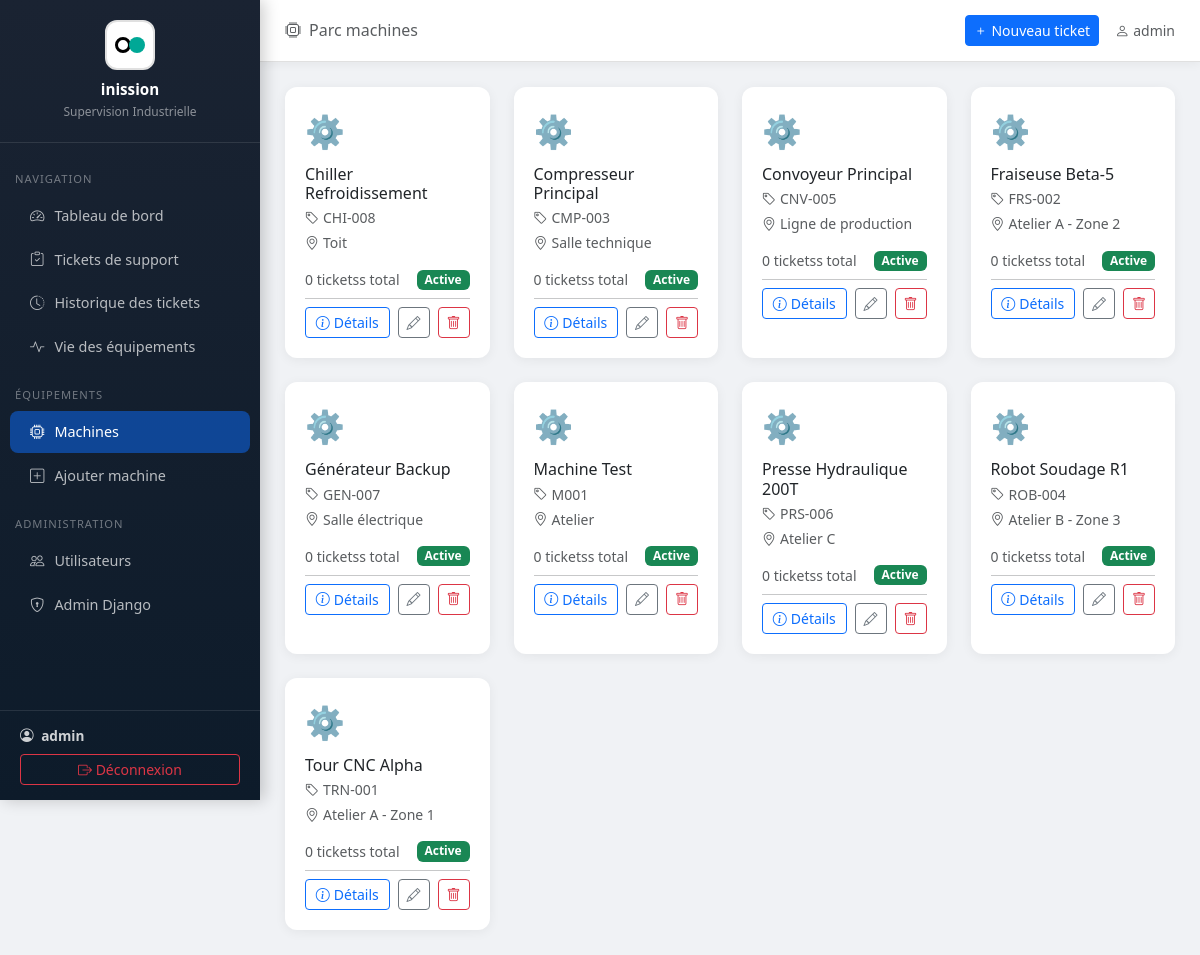
Before: /machines/ (signed in) with the older database file.
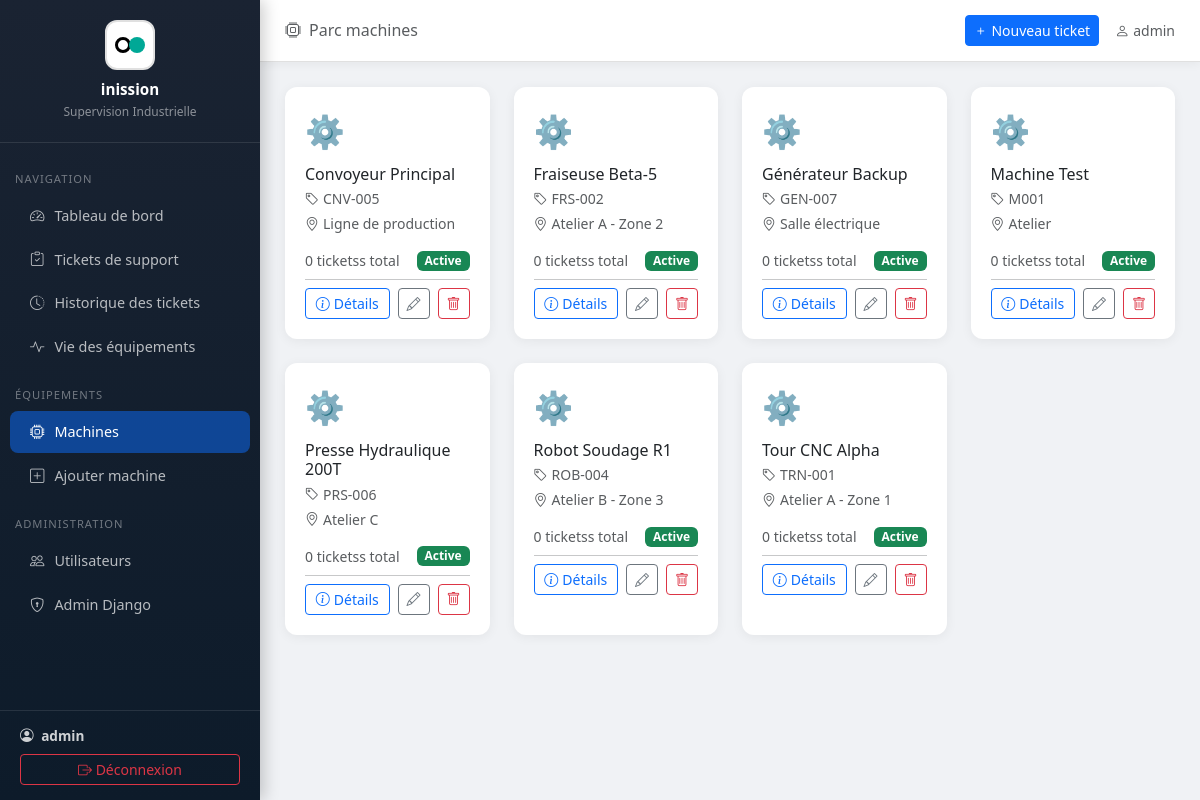
After: the same page with the newer database file.
### tickets/models.py (models this page shows, shortened)
class Machine(models.Model):
    nom = models.CharField(max_length=200, verbose_name="Nom de la machine")
    reference = models.CharField(max_length=100, unique=True, verbose_name="Référence")
    localisation = models.CharField(max_length=200, verbose_name="Localisation / Zone")
    description = models.TextField(blank=True, verbose_name="Description")
    actif = models.BooleanField(default=True, verbose_name="Active")
    date_installation = models.DateField(null=True, blank=True, verbose_name="Date d'installation")
    department = models.ForeignKey('Department', on_delete=models.SET_NULL, null=True, blank=True, verbose_name="Département associé")
    operator = models.ForeignKey('OperatorProfile', on_delete=models.SET_NULL, null=True, blank=True, verbose_name="Opérateur assigné")
    class Meta:
        verbose_name = "Machine"
        verbose_name_plural = "Machines"
        ordering = ['nom']

### tickets/views.py (the view, shortened to what this page needs)
# urls.py: path('machines/', views.machine_list, name='machine_list'),
@login_required
def machine_list(request):
    user = request.user
    profile = getattr(user, 'operatorprofile', None)
    if is_admin_or_supervisor(user):
        if profile and profile.role == 'superviseur' and profile.department:
            machines_qs = Machine.objects.filter(department=profile.department).annotate(
                nb_demandes=Count('ticketsupport'),
                nb_ouvertes=Count('ticketsupport', filter=Q(ticketsupport__statut__in=['en_attente', 'validee', 'en_cours']))
            ).order_by('nom')
        else:
            machines_qs = Machine.objects.annotate(
                nb_demandes=Count('ticketsupport'),
                nb_ouvertes=Count('ticketsupport', filter=Q(ticketsupport__statut__in=['en_attente', 'validee', 'en_cours']))
            ).order_by('nom')
    paginator = Paginator(machines_qs, 24)
    page = request.GET.get('page')
    try:
        machines = paginator.page(page)
    except PageNotAnInteger:
        machines = paginator.page(1)
    except EmptyPage:
        machines = paginator.page(paginator.num_pages)
    return render(request, 'tickets/machine_list.html', {'machines': machines, 'paginator': paginator})

### tickets/templatetags/permissions.py (called while the page is built)
@register.filter
def is_admin_or_supervisor(user):
    if user.is_superuser or user.is_staff:
        return True
    profile = getattr(user, 'operatorprofile', None)
    return profile and profile.role == 'superviseur'

### tickets/views.py (called while the page is built)
def is_admin_or_supervisor(user):
    if user.is_superuser or user.is_staff:
        return True
    profile = getattr(user, 'operatorprofile', None)
    return profile and profile.role == 'superviseur'

### tickets/templates/tickets/machine_list.html (shortened to what this page needs)
{% extends 'tickets/base.html' %}
{% load permissions %}
{% block page_title %}<i class="bi bi-cpu me-2"></i>Parc machines{% endblock %}
{% block content %}
<div class="row g-4">
    {% for machine in machines %}
    <div class="col-md-4 col-lg-3">
        <div class="stat-card h-100" data-machine-id="{{ machine.pk }}" style="position:relative;">
            <div style="font-size:2rem;margin-bottom:10px;">
                {% if machine.actif %}⚙️{% else %}🔴{% endif %}
            </div>
            <h6 class="mb-1">{{ machine.nom }}</h6>
            <p class="text-muted small mb-1">
                <i class="bi bi-tag me-1"></i>{{ machine.reference }}
            </p>
            <p class="text-muted small mb-3">
                <i class="bi bi-geo-alt me-1"></i>{{ machine.localisation }}
            </p>
            <div class="d-flex justify-content-between align-items-center">
                <small class="text-muted" data-field="nb_demandes">{{ machine.nb_demandes }} tickets{{ machine.nb_demandes|pluralize }} total</small>
                <span class="badge {% if machine.actif %}bg-success{% else %}bg-secondary{% endif %}" data-field="status">
                    {% if machine.actif %}Active{% else %}Inactive{% endif %}
                </span>
            </div>
            <hr class="my-2">
            <div class="d-flex gap-2">
                <button class="btn btn-sm btn-outline-primary flex-grow-1"
                        data-bs-toggle="modal"
                        data-bs-target="#machineDetailModal"
                        data-machine-id="{{ machine.pk }}">
                    <i class="bi bi-info-circle me-1"></i>Détails
                </button>
                <a href="{% url 'machine_edit' machine.pk %}" class="btn btn-sm btn-outline-secondary">
                    <i class="bi bi-pencil"></i>
                </a>
                {% if user.is_superuser %}
                <a href="{% url 'machine_delete' machine.pk %}" class="btn btn-sm btn-outline-danger"
                   onclick="return confirm('Êtes-vous sûr de vouloir supprimer cette machine ?');">
                    <i class="bi bi-trash"></i>
                </a>
                {% endif %}
            </div>
        </div>
    </div>
    {% empty %}
    <div class="col-12 text-center py-5 text-muted">
        <i class="bi bi-cpu" style="font-size:4rem;display:block;margin-bottom:15px;"></i>
        Aucune machine enregistrée.<br>
        <a href="{% url 'machine_create' %}" class="btn btn-primary mt-3">Ajouter la première machine</a>
    </div>
    {% endfor %}
</div>
{% endblock %}

### tickets/templates/tickets/base.html (shortened to what this page needs)
{% load permissions %}
<!DOCTYPE html>
<html lang="fr">
<head>
    <link href="https://cdnjs.cloudflare.com/ajax/libs/bootstrap/5.3.2/css/bootstrap.min.css" rel="stylesheet">
    <link href="https://cdnjs.cloudflare.com/ajax/libs/bootstrap-icons/1.11.3/font/bootstrap-icons.min.css" rel="stylesheet">
</head>
<body>
{% if user.is_authenticated %}
<div class="sidebar d-flex flex-column">
    <div class="sidebar-brand flex-shrink-0">
        <div class="brand-icon"></div>
        <h5>inission</h5>
        <small>Supervision Industrielle</small>
    </div>
    <nav class="mt-2 flex-grow-1">
        <div class="sidebar-section">Navigation</div>
        <a href="{% url 'dashboard' %}" class="nav-link {% if request.resolver_match.url_name == 'dashboard' %}active{% endif %}">
            <i class="bi bi-speedometer2"></i><span>Tableau de bord</span>
        </a>
        <a href="{% url 'demande_dashboard' %}" class="nav-link {% if 'demande' in request.resolver_match.url_name %}active{% endif %}">
            <i class="bi bi-clipboard-check"></i><span>Tickets de support</span>
        </a>
            <a href="{% url 'ticket_history_list' %}" class="nav-link {% if request.resolver_match.url_name == 'ticket_history_list' %}active{% endif %}">
                <i class="bi bi-clock-history"></i><span>Historique des tickets</span>
            </a>
        <a href="{% url 'viee_dashboard' %}" class="nav-link {% if 'viee' in request.resolver_match.url_name %}active{% endif %}">
            <i class="bi bi-activity"></i><span>Vie des équipements</span>
        </a>
        {% if user|is_admin_or_supervisor %}
        <div class="sidebar-section">Équipements</div>
        <a href="{% url 'machine_list' %}" class="nav-link {% if 'machine' in request.resolver_match.url_name %}active{% endif %}">
            <i class="bi bi-cpu"></i><span>Machines</span>
        </a>
        <a href="{% url 'machine_create' %}" class="nav-link">
            <i class="bi bi-plus-square"></i><span>Ajouter machine</span>
        </a>
        {% endif %}
        {% if user.is_staff %}
        <div class="sidebar-section">Administration</div>
        <a href="{% url 'user_list' %}" class="nav-link {% if 'user' in request.resolver_match.url_name %}active{% endif %}">
            <i class="bi bi-people"></i><span>Utilisateurs</span>
        </a>
        <a href="/admin/" class="nav-link">
            <i class="bi bi-shield-lock"></i><span>Admin Django</span>
        </a>
        {% endif %}
    </nav>
    <div class="sidebar-footer flex-shrink-0">
        <div class="user-info">
            <i class="bi bi-person-circle me-1"></i>
            <strong>{{ user.get_full_name|default:user.username }}</strong>
        </div>
        <form action="{% url 'logout' %}" method="post" style="margin-top:8px;">
            <button type="submit" class="btn btn-sm btn-outline-danger w-100">
                <i class="bi bi-box-arrow-right"></i> <span>Déconnexion</span>
            </button>
        </form>
    </div>
</div>
<div class="main-content">
    <div class="topbar">
        <h6 class="mb-0 text-muted">{% block page_title %}{% endblock %}</h6>
        <div class="d-flex align-items-center gap-3">
            <a href="{% url 'demande_create' %}" class="btn btn-primary btn-sm">
                <i class="bi bi-plus"></i> Nouveau ticket
            </a>
            <span class="text-muted small"><i class="bi bi-person me-1"></i>{{ user.username }}</span>
        </div>
    </div>
    <div class="page-content">
        {% block content %}{% endblock %}
    </div>
</div>
{% else %}
    {% block auth_content %}{% endblock %}
{% endif %}
</body>
</html>

### tickets/templates/tickets/base.html (style rules this page uses)
:root { --sidebar-width: 260px; --primary: #1a2332; --accent: #0d6efd; --danger: #dc3545; }
body { background: #f0f2f5; font-family: 'Segoe UI', sans-serif; }
.sidebar { width: var(--sidebar-width); background: linear-gradient(180deg, #1a2332 0%, #0d1b2a 100%); min-height: 100vh; position: fixed; top: 0; left: 0; z-index: 1000; overflow-y: auto; overflow-x: hidden; box-shadow: 4px 0 15px rgba(0,0,0,0.2); max-height: 100vh; }
.sidebar-brand { padding: 20px; border-bottom: 1px solid rgba(255,255,255,0.1); text-align: center; }
.sidebar-brand h5 { color: #fff; font-weight: 700; font-size: 0.95rem; margin: 0; }
.sidebar-brand small { color: rgba(255,255,255,0.5); font-size: 0.75rem; }
.sidebar-brand .brand-icon { width: 50px; height: 50px; background: white; border-radius: 12px; display: flex; align-items: center; justify-content: center; margin: 0 auto 10px; font-size: 1.5rem; position: relative; border: 2px solid #e0e0e0; }
.sidebar-brand .brand-icon::before { content: ''; position: absolute; width: 16px; height: 16px; border: 3px solid #000; border-radius: 50%; left: 8px; top: 50%; transform: translateY(-50%); }
.sidebar-brand .brand-icon::after { content: ''; position: absolute; width: 16px; height: 16px; background: #00a896; border-radius: 50%; right: 8px; top: 50%; transform: translateY(-50%); }
.sidebar-section { padding: 10px 15px 5px; font-size: 0.7rem; color: rgba(255,255,255,0.4); text-transform: uppercase; letter-spacing: 1px; margin-top: 10px; }
.sidebar .nav-link { color: rgba(255,255,255,0.7); padding: 10px 20px; border-radius: 8px; margin: 2px 10px; font-size: 0.9rem; transition: all 0.2s; display: flex; align-items: center; gap: 10px; }
.sidebar .nav-link:hover, .sidebar .nav-link.active { background: rgba(13,110,253,0.3); color: #fff; }
.sidebar .nav-link.active { background: rgba(13,110,253,0.5); }
.sidebar-footer { padding: 15px 20px; border-top: 1px solid rgba(255,255,255,0.1); margin-top: 20px; }
.user-info { color: rgba(255,255,255,0.8); font-size: 0.85rem; }
.main-content { margin-left: var(--sidebar-width); min-height: 100vh; }
.topbar { background: white; padding: 15px 25px; border-bottom: 1px solid #e0e0e0; box-shadow: 0 2px 10px rgba(0,0,0,0.05); display: flex; align-items: center; justify-content: space-between; }
.page-content { padding: 25px; }
.stat-card { background: white; border-radius: 12px; padding: 20px; box-shadow: 0 2px 12px rgba(0,0,0,0.06); border: none; transition: transform 0.2s; }

Changed rows visible on the page:
removed Machine: nom "Chiller Refroidissement", reference "CHI-008", localisation "Toit", nb_demandes "0", actif "Active"
removed Machine: nom "Compresseur Principal", reference "CMP-003", localisation "Salle technique", nb_demandes "0", actif "Active"
